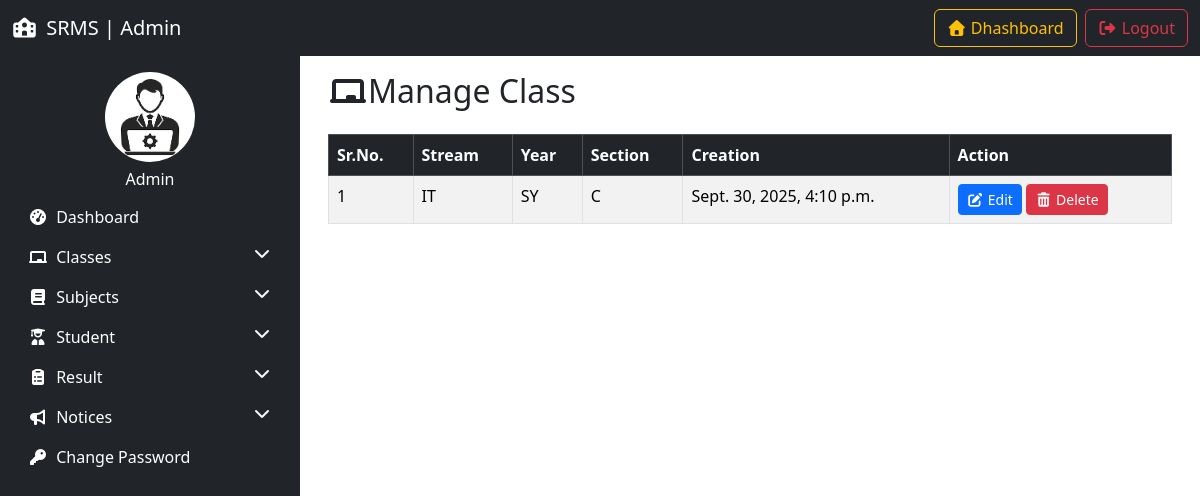
The app's page /manage_classes/ (signed in), older data.
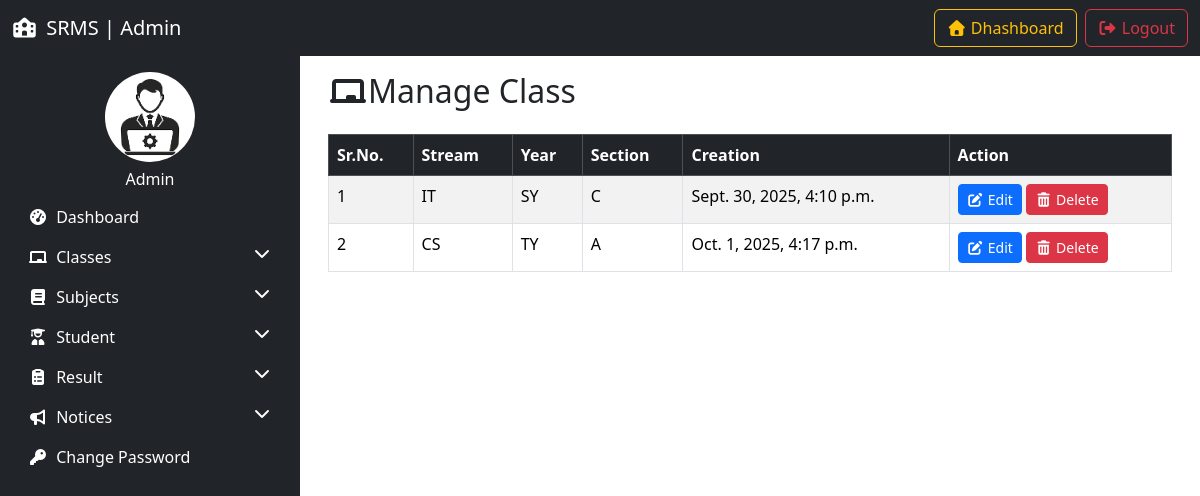
The same page, newer data.
### resultapp/models.py (models this page shows, shortened)
class Studentclass(models.Model):
    streamName = models.CharField(max_length=100)
    yearStream = models.CharField(max_length=100)
    section = models.CharField(max_length=10)
    creation_date = models.DateTimeField(auto_now_add=True)
    updation_date = models.DateTimeField(auto_now=True)

### resultapp/views.py (the view, shortened to what this page needs)
# urls.py: path('manage_classes/',manage_classes, name='manage_classes'),
@login_required
def manage_classes(request):
    classes = Studentclass.objects.all()
    return render(request,'manage_classes.html', locals())

### resultapp/templates/manage_classes.html (shortened to what this page needs)
{% extends 'admin_base.html' %}
{% load static %}
{% block content %}
<div class="container">
    <h2 class="mb-4"><i class="fas fa-chalkboard"></i>Manage Class</h2>
    <table class="table table-bordered table-striped">
        <thead class="table-dark">
            <tr>
                <th>Sr.No.</th>
                <th>Stream</th>
                <th>Year</th>
                <th>Section</th>
                <th>Creation</th>
                <th>Action</th>
            </tr>
        </thead>
        <tbody>
            {% for c in classes %}
             <tr>
                <td>{{forloop.counter}}</td>
                <td>{{c.streamName}}</td>
                <td>{{c.yearStream}}</td>
                <td>{{c.section}}</td>
                <td>{{c.creation_date}}</td>
                <td>
                    <a href="{% url 'edit_class' c.id %}" class="btn btn-sm btn-primary"><i class="fas fa-edit"></i> Edit</a>
                    <a href="?delete={{c.id}}" onclick="return confirm('Are you sure you want to delete this class?')" class="btn btn-sm btn-danger"><i class="fas fa-trash-alt"></i> Delete</a>
                </td>
            </tr>
            {% empty %}
            <tr>
                <td colspan="6" class="text-center">No Classes Found</td>
            </tr>
            {% endfor %}
        </tbody>
    </table>
</div>
{% endblock %}

Row changes from the older to the newer data that the page shows:
added Studentclass: streamName "CS", yearStream "TY", section "A", creation_date "Oct. 1, 2025, 4:17 p.m."
